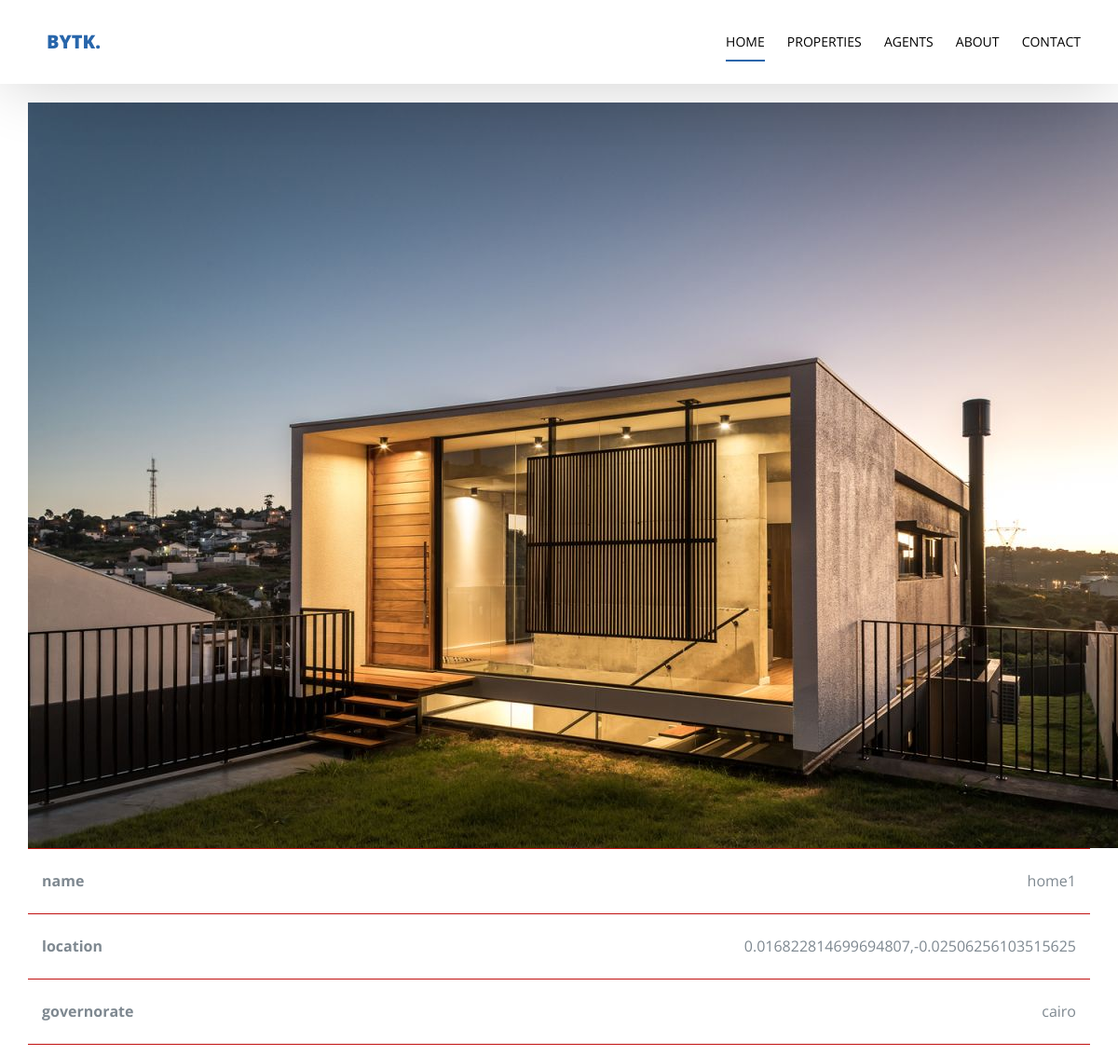
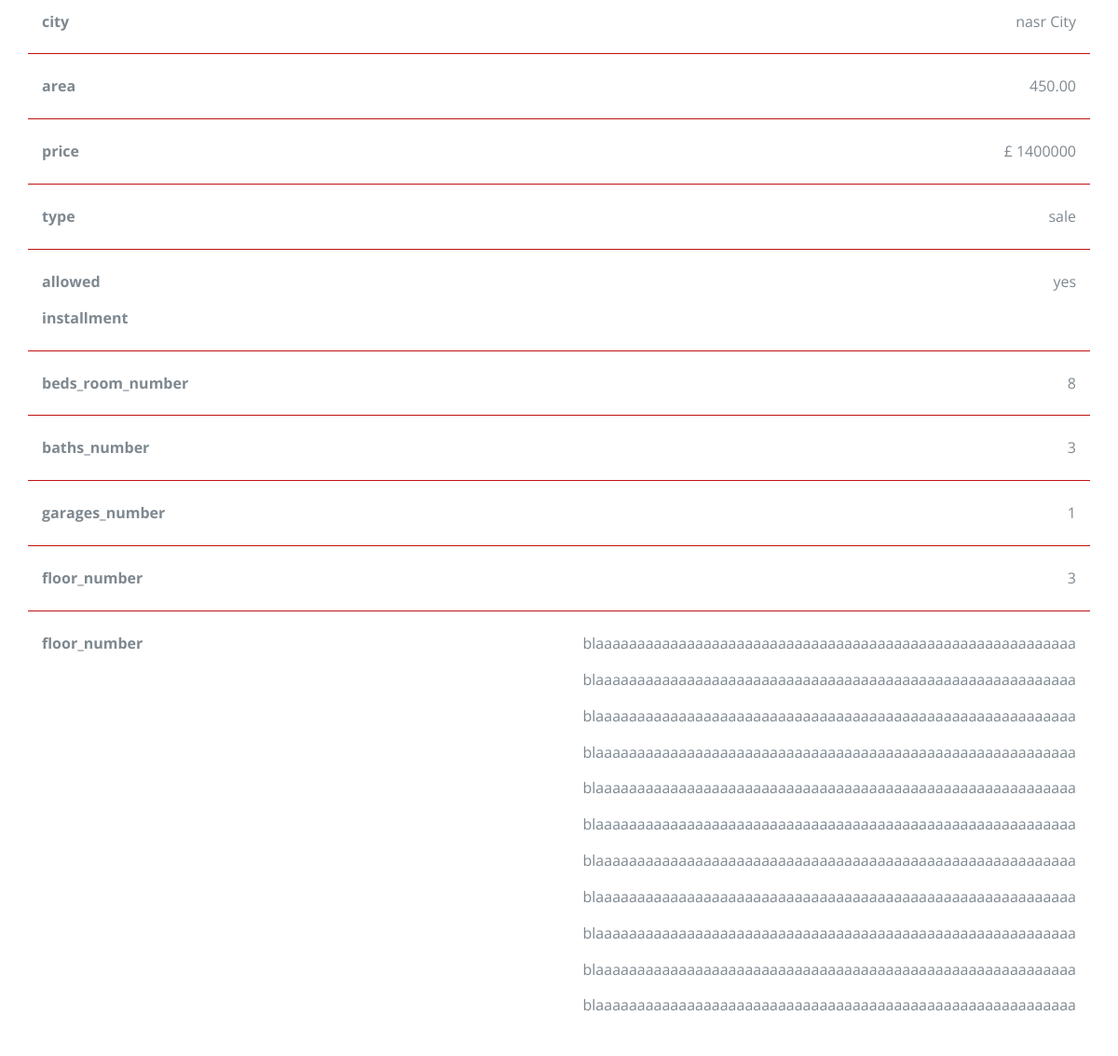
Page /properties/home1/ on the committed database (2 pictures, top to bottom).
### properties/models.py (models this page shows, shortened)
class Property(models.Model):
    name  = models.CharField(max_length=100, unique=True)
    slug = models.SlugField(blank=True, null= True)
    image = models.ImageField(upload_to='property/')
    location = PlainLocationField(based_fields=['governorate.governorate_name'], zoom=7)
    governorate = models.ForeignKey('Governorate', on_delete=models.CASCADE)
    city = models.CharField(max_length=400)
    area     = models.DecimalField(decimal_places=2 ,max_digits=8)
    price = models.PositiveIntegerField()
    type  = models.CharField(max_length=4, choices=TYPE_OPTIONS)
    installment = models.BooleanField(default=True)
    beds_room_number = models.PositiveIntegerField()
    baths_number     = models.PositiveIntegerField()
    garages_number   = models.PositiveIntegerField()
    floor_number     = models.PositiveIntegerField()
    description   = models.TextField()
    class Meta:
        verbose_name = 'Property'
        verbose_name_plural = 'Properties'

class Governorate(models.Model):
    governorate_name = models.CharField(max_length=100)
    image = models.ImageField(upload_to='governorate/')
    def __str__(self):
        return self.governorate_name

### properties/views.py (the view)
# urls.py: path('<slug>/', views.PropertyDetailView.as_view(), name='property_detail'),
class PropertyDetailView(DetailView):
    model = models.Property
    template_name = 'properties/property_detail.html'

### properties/templates/properties/property_detail.html (shortened to what this page needs)
{% extends "base.html" %}
{% load static %}
{% block content %}
<div class="container" style="position: relative; top: 110px;">
      <img src="{{property.image.url}}" class="img-fluid" alt="Responsive image">
        <div class="mt-2">
          <table class="table table-dark">
            <tbody>
              <tr>
                <th scope="row" colspan="4">name</th>
                <td scope="row">{{property.name}}</td>
              </tr>
              <tr>
                <th scope="row" colspan="4">location</th>
                <td scope="row">{{property.location}}</td>
              </tr>
              <tr>
                <th scope="row" colspan="4">governorate</th>
                <td scope="row">{{property.governorate}}</td>
              </tr>
              <tr>
                <th scope="row" colspan="4">city</th>
                <td scope="row">{{property.city}}</td>
              </tr>
              <tr>
                <th scope="row" colspan="4">area</th>
                <td scope="row">{{property.area}}</td>
              </tr>
              <tr>
                <th scope="row" colspan="4">price</th>
                <td scope="row">£ {{property.price}} {% if property.type == "rent" %} /Month{% endif %}</td>
              </tr>
              <tr>
                <th scope="row" colspan="4">type</th>
                <td scope="row">{{property.type}}</td>
              </tr>
              <tr>
                <th scope="row" colspan="4">allowed installment</th>
                {% if property.installment %}
                  <td scope="row">yes</td>
                {% else %}
                  <td scope="row">no</td>
                {% endif %}
              </tr>
              <tr>
                <th scope="row" colspan="4">beds_room_number</th>
                <td  scope="row">{{property.beds_room_number}}</td>
              </tr>
              <tr>
                <th scope="row" colspan="4">baths_number</th>
                <td scope="row">{{property.baths_number}}</td>
              </tr>
              <tr>
                <th scope="row" colspan="4">garages_number</th>
                <td scope="row">{{property.garages_number}}</td>
              </tr>
              <tr>
                <th scope="row" colspan="4">floor_number</th>
                <td scope="row">{{property.floor_number}}</td>
              </tr>
              <tr>
                <th scope="row" colspan="4">floor_number</th>
                <td scope="row">{{property.description|safe}}</td>
              </tr>
            </tbody>
          </table>
        </div>
      </div>
{% endblock %}

### properties/templates/properties/property_detail.html (style rules this page uses)
.table>tbody>tr>td, .table>tbody>tr>th { padding: 15px; line-height: 2.428571; vertical-align: top; border-top: 1px solid #c11111; }
.table>tbody>tr>td { text-align: end; }

### rows in the picture
Property: image (picture), name "home1", location "0.016822814699694807,-0.02506256103515625", governorate "cairo", city "nasr City", area "450.00", price "1400000", type "sale", beds_room_number "8", baths_number "3", garages_number "1", floor_number "3", description "blaaaaaaaaaaaaaaaaaaaaaaaaaaaaaaaaaaaaaaaaaaaaaaaaaaaaaaaaaa blaaaaaaaaaaaaaaaaaaaaaaaaaaaaaaaaaaaaaaaaaaaaaaaaaaaaaaaaaa blaaaaaaaaaaaaaaaaaaaaaaaaaaaaaaaaaaaaaaaaaaaaaaaaaaaaaaaaaa blaaaaaaaaaaaaaaaaaaaaaaaaaaaaaaaaaaaaaaaaaaaaaaaaaaaaaaaaaa blaaaaaaaaaaaaaaaaaaaaaaaaaaaaaaaaaaaaaaaaaaaaaaaaaaaaaaaaaa blaaaaaaaaaaaaaaaaaaaaaaaaaaaaaaaaaaaaaaaaaaaaaaaaaaaaaaaaaa blaaaaaaaaaaaaaaaaaaaaaaaaaaaaaaaaaaaaaaaaaaaaaaaaaaaaaaaaaa blaaaaaaaaaaaaaaaaaaaaaaaaaaaaaaaaaaaaaaaaaaaaaaaaaaaaaaaaaa blaaaaaaaaaaaaaaaaaaaaaaaaaaaaaaaaaaaaaaaaaaaaaaaaaaaaaaaaaa blaaaaaaaaaaaaaaaaaaaaaaaaaaaaaaaaaaaaaaaaaaaaaaaaaaaaaaaaaa blaaaaaaaaaaaaaaaaaaaaaaaaaaaaaaaaaaaaaaaaaaaaaaaaaaaaaaaaaa"
